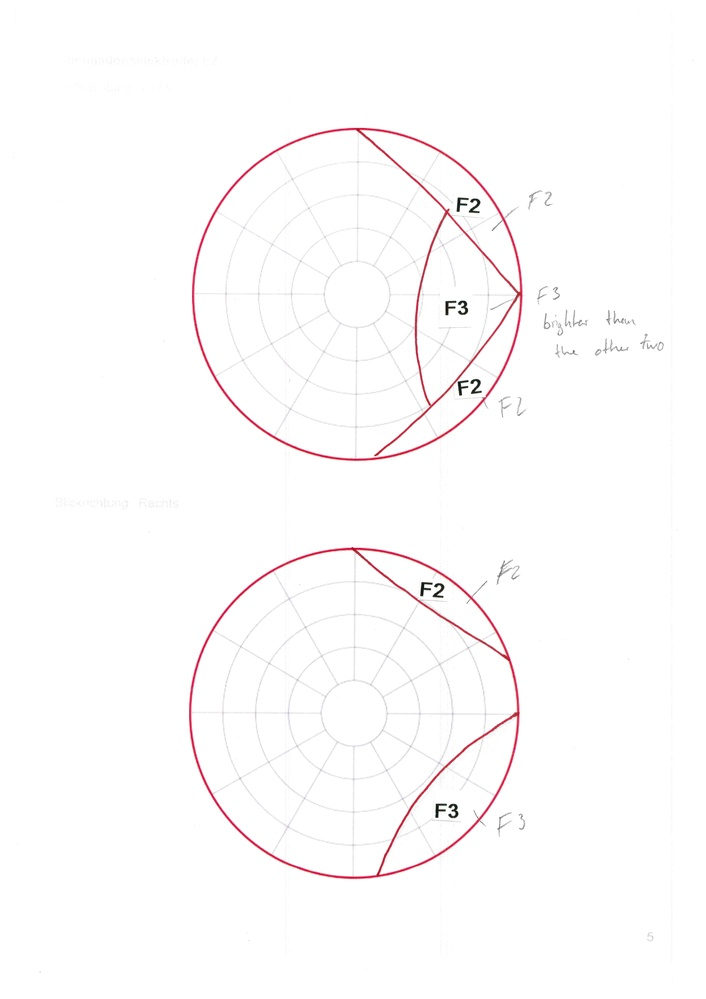
#> input picture Example/scanner/A4.jpg, 706 x 999 px, shrunk from 4960 x 7014 before the run
$ jupyter execute --allow-errors processing_detect_text.ipynb   (shell and % lines are left out)
#> lines starting #> are read from the running program, lines starting #| are printed output that depends on the picture; after the words box and inside, x2 and y2 are one past the last pixel; in counts of white or black regions, pixels touching at a corner belong together
<h1 align="center">Guide for detecting areas and text in an image</h1>

Important things for the protocol:

1. Circles in the paper have to be really separate. It will be easy split both circles.
2. Unncessary letters and lines for the processing have to be in light color. It will help in umbralization process.
3. It is important to use thick marks for relevant lines
4. Stickers can't cut the lines because after it will not be possible separete this section
5. Script works better with uppercase letters while they are aligned (we tryed with numbers and lowercase letter)

[cell 1]
import numpy as np
import cv2
import matplotlib.pyplot as plt

[cell 2]
# Open image
path = r'scanner/'
pathSave = r'./areas/'
pathNumbers = r'./numbers/'
pathTexts = r'./texts/'
imageName = 'A4.jpg'
image = cv2.imread(path + imageName)
#> image is the input picture: shape (999, 706, 3); mean B, G, R 252.3, 252, 253.4
plt.imshow(image)

[cell 3]
# Split images in the same page

middle = int(len(image)/2)
#> middle = 499

image1 = image[:middle]
plt.imshow(image1)

image2 = image[middle:]

plt.imshow(image1)
#> figure, not shown here; B, G, R data is drawn as R, G, B

[cell 4]
# Select image (image1 or image 2) for processing and binarization

setImage = image1
threshold = 170
# 170
grayImage = cv2.cvtColor(setImage, cv2.COLOR_BGR2GRAY)
_, binaryImage = cv2.threshold(grayImage, threshold, 255, cv2.THRESH_BINARY)
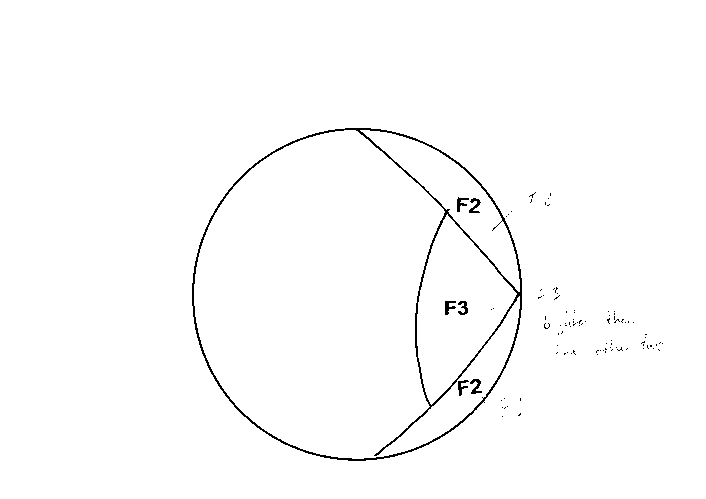
#> binaryImage: shape (499, 706); 98.8% white; black in thin lines or dots, all inside (x1, y1, x2, y2) = (192, 128, 663, 461)
plt.imshow(binaryImage)

[cell 5]
# Binarization for getting numbers

threshold = 40
# 45
_, number = cv2.threshold(grayImage, threshold, 255, cv2.THRESH_BINARY)
#> number: shape (499, 706); 99.9% white; black in thin lines or dots, all inside (x1, y1, x2, y2) = (446, 198, 481, 395)
kernel = np.ones((3, 3), np.uint8)
number = cv2.dilate(~number, kernel, iterations=4)
#> number: shape (499, 706); 0.52% white; 3 white regions

plt.imshow(number)

[cell 6]
# Delete number in the image

result = ~binaryImage - (number)
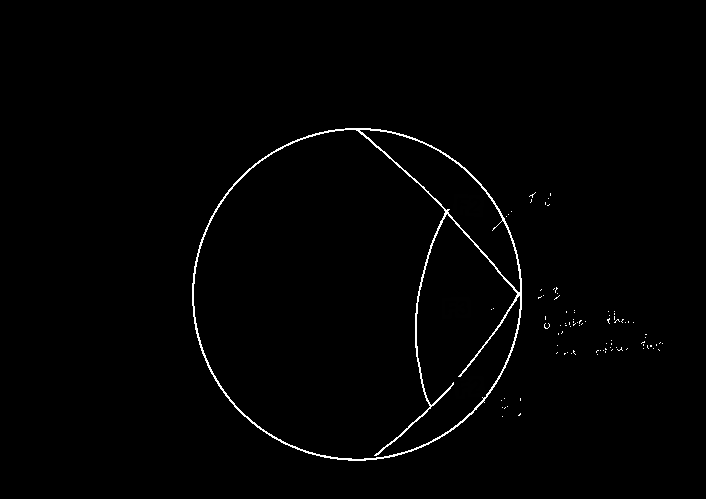
#> result: shape (499, 706); min 0, max 255, mean 2.7
plt.imshow(result)

[cell 7]
# Get exteral contour and separate main circle

r,c = np.shape(grayImage)
#> r = 499; c = 706
ext = np.zeros((r,c), np.dtype('uint8'))

contour,_ = cv2.findContours(result, cv2.RETR_EXTERNAL, cv2.CHAIN_APPROX_SIMPLE)
#> contour = 88 contours, 87 with area under 20; largest, box (x1, y1, x2, y2) and area: (192, 128, 522, 461) 85929
ext = cv2.drawContours(ext, contour, -1, 255, -1)
#> ext: shape (499, 706); 24.6% white; 88 white regions (87 under 20 px), largest, box (x1, y1, x2, y2) and area: (192, 128, 522, 461) 86400
plt.imshow(ext)

[cell 8]
# delete small points in the image
kernel = np.ones((2, 2), np.uint8)
extErode= cv2.erode(ext, kernel, iterations=5)
#> extErode: shape (499, 706); 23.6% white; 1 white region, box (x1, y1, x2, y2) and area: (197, 133, 522, 461) 83109
extDilate = cv2.dilate(extErode, kernel, iterations=5)
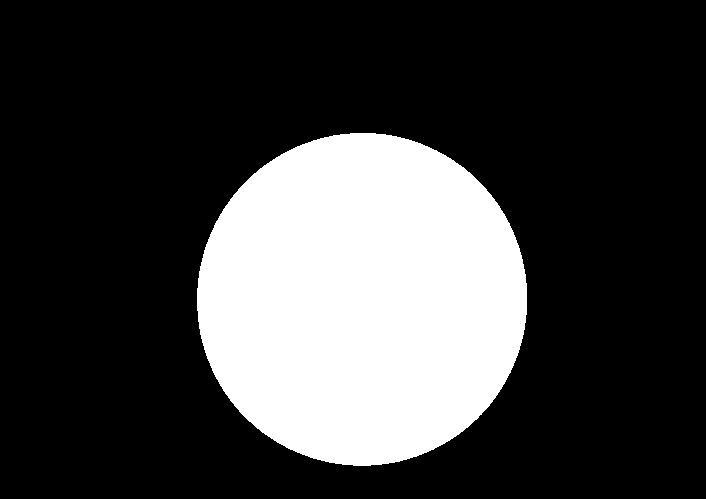
#> extDilate: shape (499, 706); 24.5% white; 1 white region, box (x1, y1, x2, y2) and area: (197, 133, 527, 466) 86399
plt.imshow(extDilate)

[cell 9]
# find where the circle is and make a cropped region
points = np.argwhere(extDilate==255) # find where the black pixels are
#> points = 86399 pairs, first value 133 to 465, second value 197 to 526
points = np.fliplr(points) # store them in x,y coordinates instead of row,col indices
#> points = 86399 pairs, first value 197 to 526, second value 133 to 465
x, y, w, h = cv2.boundingRect(points) # create a rectangle around those points
#> x = 197; y = 133; w = 330; h = 333
x, y, w, h = x-10, y-10, w+20, h+20 # make the box a little bigger
#> x = 187; y = 123; w = 350; h = 353
crop = ext[y:y+h, x:x+w] # create a cropped region of the gray image
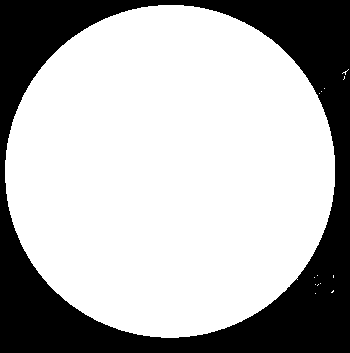
#> crop: shape (353, 350); 70% white; 1 black region, box (x1, y1, x2, y2) and area: (0, 0, 350, 353) 37118
plt.imshow(crop)

[cell 10]
# Mask with external contour
resultCropped = result[y:y+h, x:x+w]
imaIn = ~result[y:y+h, x:x+w]*ext[y:y+h, x:x+w]
kernel = np.ones((3, 3), np.uint8)
splitArea = cv2.dilate(~imaIn, kernel, iterations=3)
#> splitArea: shape (353, 350); values 254 (black) and 255 (white), 40.1% white; 2 white regions, box (x1, y1, x2, y2) and area: (0, 0, 350, 353) 49500, (301, 182, 310, 190) 68
plt.imshow(splitArea)

[cell 11]
# Identify secction and put specific lables for each one

sections, labels = cv2.connectedComponents(imaIn)
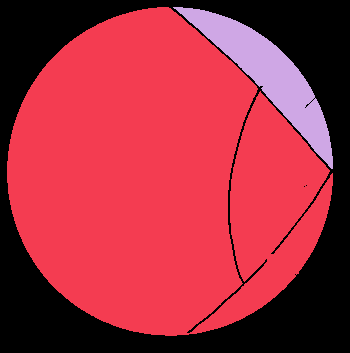
#> labels: shape (353, 350) int32; 3 distinct labels, from 0 to 2; one colour per label, 0 black
#> sections = 3
print('Number of sections: ' + str(sections-1))
#| Number of sections: 2
plt.imshow(labels)

[cell 12]
# Get each section, make a mask with original image and save it
for i in range(sections):
    area = np.sum(labels==i)
    if (area > 200):
        print ('Area ', str(area))
        section =  labels.copy()
        section[section != i] = 0
        section[section == i] = 255
        newSection = section.astype(np.uint8)
        newImage = cv2.bitwise_and(setImage[y:y+h, x:x+w], setImage[y:y+h, x:x+w], mask=newSection)
        cv2.imwrite( pathSave + str(area) +'.png', newImage)
#> this loop made 3 passes
#> area on passes 1 to 3: 40588, 76324, 6638
#| Area  40588
#| Area  76324
#| Area  6638
#> pass 1, `newImage = cv2.bitwise_and(setImage[y:y+h, x:x+w], setImage[y:y+h, x:x..`:
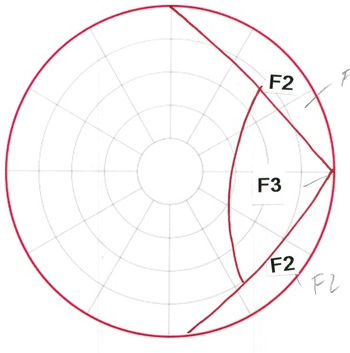
#> newImage: shape (353, 350, 3); mean B, G, R 247.3, 246.4, 250.6
#> after the loop:
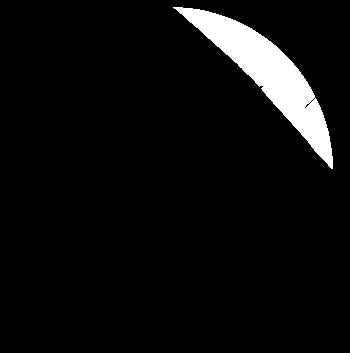
#> section: shape (353, 350) int32; 5.4% white; 1 white region, box (x1, y1, x2, y2) and area: (173, 7, 333, 169) 6638

print('Images saved in folder')

<h3 align="center">Secction for text processing - One image</h3>

In this part is posible to load an image and get the text

[cell 13]
# Load letter image
imageName = '354293.png'
image = cv2.imread(pathSave + imageName)
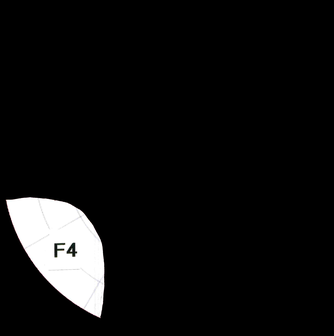
#> input picture Example/areas/354293.png, 334 x 336 px, shrunk from 2342 x 2358 before the run
#> image is the input picture: shape (336, 334, 3); mean B, G, R 15.9, 15.9, 16
plt.imshow(image)

[cell 14]
# Separate sections

threshold = 150
grayImage = cv2.cvtColor(image, cv2.COLOR_BGR2GRAY)
#> grayImage: shape (336, 334)
_, binaryImage = cv2.threshold(grayImage, threshold, 255, cv2.THRESH_BINARY)
#> binaryImage: shape (336, 334); 6.2% white; 2 white regions (1 under 20 px), largest, box (x1, y1, x2, y2) and area: (6, 197, 104, 318) 6986
kernel = np.ones((2, 2), np.uint8)
#> kernel = [[1, 1], [1, 1]]
splitArea = cv2.dilate(~binaryImage, kernel, iterations=1)
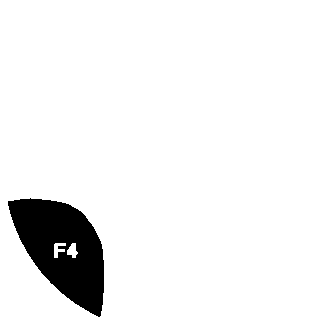
#> splitArea: shape (336, 334); 94% white; 1 black region

r,c = np.shape(grayImage)
#> r = 336; c = 334
ext = np.zeros((r,c), np.dtype('uint8'))

contour,_ = cv2.findContours(~splitArea, cv2.RETR_EXTERNAL, cv2.CHAIN_APPROX_SIMPLE)
#> contour = 1 contour; box (x1, y1, x2, y2) and area: (8, 198, 104, 317) 6764
ext = cv2.drawContours(ext, contour, -1, 255, -1)
#> ext: shape (336, 334); 6.2% white; 1 white region, box (x1, y1, x2, y2) and area: (8, 198, 104, 317) 6919

imaIn = (splitArea*ext)
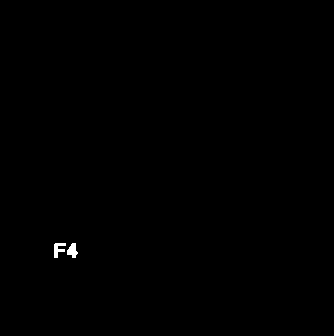
#> imaIn: shape (336, 334); values 0 (black) and 1 (white), 0.19% white; 2 white regions, box (x1, y1, x2, y2) and area: (67, 243, 78, 258) 105, (54, 243, 66, 258) 104
imaInErode = cv2.erode(imaIn, kernel, iterations=2)
#> imaInErode: shape (336, 334); values 0 (black) and 1 (white), 0.09% white; 2 white regions, box (x1, y1, x2, y2) and area: (69, 245, 77, 258) 57, (56, 245, 66, 258) 40
cv2.imwrite( pathNumbers + imageName[:-4] + '.png', ~(imaInErode*255))

plt.imshow(imaInErode)
